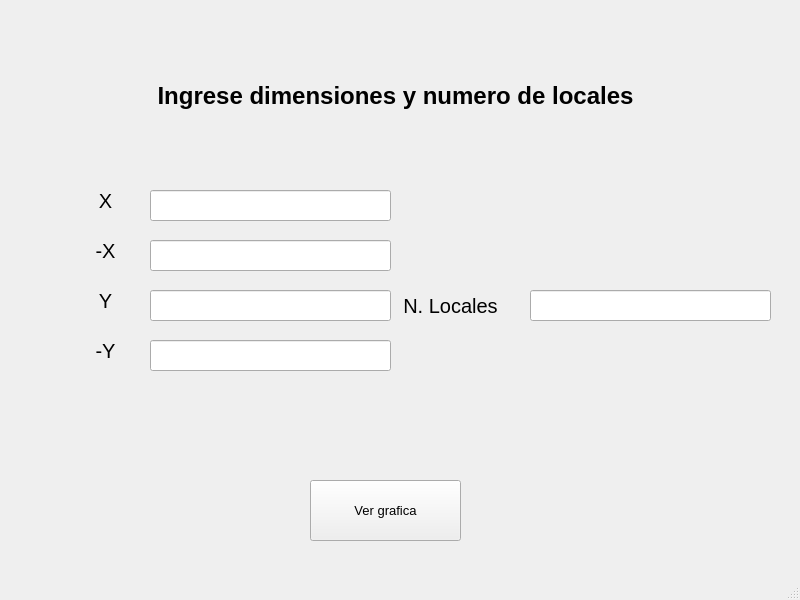
<?xml version="1.0" encoding="UTF-8"?>
<ui version="4.0">
 <class>MainWindow</class>
 <widget class="QMainWindow" name="MainWindow">
  <property name="geometry">
   <rect>
    <x>0</x>
    <y>0</y>
    <width>800</width>
    <height>600</height>
   </rect>
  </property>
  <property name="windowTitle">
   <string>MainWindow</string>
  </property>
  <widget class="QWidget" name="centralwidget">
   <widget class="QPushButton" name="botonIngresar">
    <property name="geometry">
     <rect>
      <x>310</x>
      <y>480</y>
      <width>151</width>
      <height>61</height>
     </rect>
    </property>
    <property name="font">
     <font>
      <family>MS Sans Serif</family>
      <pointsize>10</pointsize>
     </font>
    </property>
    <property name="text">
     <string>Ver grafica</string>
    </property>
   </widget>
   <widget class="QLabel" name="label">
    <property name="geometry">
     <rect>
      <x>120</x>
      <y>80</y>
      <width>551</width>
      <height>31</height>
     </rect>
    </property>
    <property name="font">
     <font>
      <family>MS Sans Serif</family>
      <pointsize>18</pointsize>
      <weight>75</weight>
      <bold>true</bold>
     </font>
    </property>
    <property name="text">
     <string>Ingrese dimensiones y numero de locales</string>
    </property>
    <property name="alignment">
     <set>Qt::AlignCenter</set>
    </property>
   </widget>
   <widget class="QLineEdit" name="nLocales">
    <property name="geometry">
     <rect>
      <x>530</x>
      <y>290</y>
      <width>241</width>
      <height>31</height>
     </rect>
    </property>
    <property name="font">
     <font>
      <family>MS Sans Serif</family>
     </font>
    </property>
   </widget>
   <widget class="QLabel" name="etiquetaCadena_6">
    <property name="geometry">
     <rect>
      <x>390</x>
      <y>290</y>
      <width>121</width>
      <height>31</height>
     </rect>
    </property>
    <property name="font">
     <font>
      <family>MS Sans Serif</family>
      <pointsize>15</pointsize>
     </font>
    </property>
    <property name="text">
     <string>N. Locales</string>
    </property>
    <property name="alignment">
     <set>Qt::AlignCenter</set>
    </property>
   </widget>
   <widget class="QLabel" name="etiquetaCadena_11">
    <property name="geometry">
     <rect>
      <x>40</x>
      <y>230</y>
      <width>131</width>
      <height>41</height>
     </rect>
    </property>
    <property name="font">
     <font>
      <family>MS Sans Serif</family>
      <pointsize>15</pointsize>
     </font>
    </property>
    <property name="text">
     <string>-X</string>
    </property>
    <property name="alignment">
     <set>Qt::AlignCenter</set>
    </property>
   </widget>
   <widget class="QLabel" name="etiquetaCadena_13">
    <property name="geometry">
     <rect>
      <x>40</x>
      <y>180</y>
      <width>131</width>
      <height>41</height>
     </rect>
    </property>
    <property name="font">
     <font>
      <family>MS Sans Serif</family>
      <pointsize>15</pointsize>
     </font>
    </property>
    <property name="text">
     <string>X</string>
    </property>
    <property name="alignment">
     <set>Qt::AlignCenter</set>
    </property>
   </widget>
   <widget class="QLabel" name="etiquetaCadena_14">
    <property name="geometry">
     <rect>
      <x>50</x>
      <y>330</y>
      <width>111</width>
      <height>41</height>
     </rect>
    </property>
    <property name="font">
     <font>
      <family>MS Sans Serif</family>
      <pointsize>15</pointsize>
     </font>
    </property>
    <property name="text">
     <string>-Y</string>
    </property>
    <property name="alignment">
     <set>Qt::AlignCenter</set>
    </property>
   </widget>
   <widget class="QLabel" name="etiquetaCadena_15">
    <property name="geometry">
     <rect>
      <x>50</x>
      <y>280</y>
      <width>111</width>
      <height>41</height>
     </rect>
    </property>
    <property name="font">
     <font>
      <family>MS Sans Serif</family>
      <pointsize>15</pointsize>
     </font>
    </property>
    <property name="text">
     <string>Y</string>
    </property>
    <property name="alignment">
     <set>Qt::AlignCenter</set>
    </property>
   </widget>
   <widget class="QLineEdit" name="y1">
    <property name="geometry">
     <rect>
      <x>150</x>
      <y>290</y>
      <width>241</width>
      <height>31</height>
     </rect>
    </property>
    <property name="font">
     <font>
      <family>MS Sans Serif</family>
     </font>
    </property>
   </widget>
   <widget class="QLineEdit" name="y2">
    <property name="geometry">
     <rect>
      <x>150</x>
      <y>340</y>
      <width>241</width>
      <height>31</height>
     </rect>
    </property>
    <property name="font">
     <font>
      <family>MS Sans Serif</family>
     </font>
    </property>
   </widget>
   <widget class="QLineEdit" name="x2">
    <property name="geometry">
     <rect>
      <x>150</x>
      <y>240</y>
      <width>241</width>
      <height>31</height>
     </rect>
    </property>
    <property name="font">
     <font>
      <family>MS Sans Serif</family>
     </font>
    </property>
    <property name="text">
     <string/>
    </property>
   </widget>
   <widget class="QLineEdit" name="x1">
    <property name="geometry">
     <rect>
      <x>150</x>
      <y>190</y>
      <width>241</width>
      <height>31</height>
     </rect>
    </property>
    <property name="font">
     <font>
      <family>MS Sans Serif</family>
     </font>
    </property>
    <property name="text">
     <string/>
    </property>
   </widget>
  </widget>
  <widget class="QStatusBar" name="statusbar"/>
 </widget>
 <resources/>
 <connections/>
</ui>
